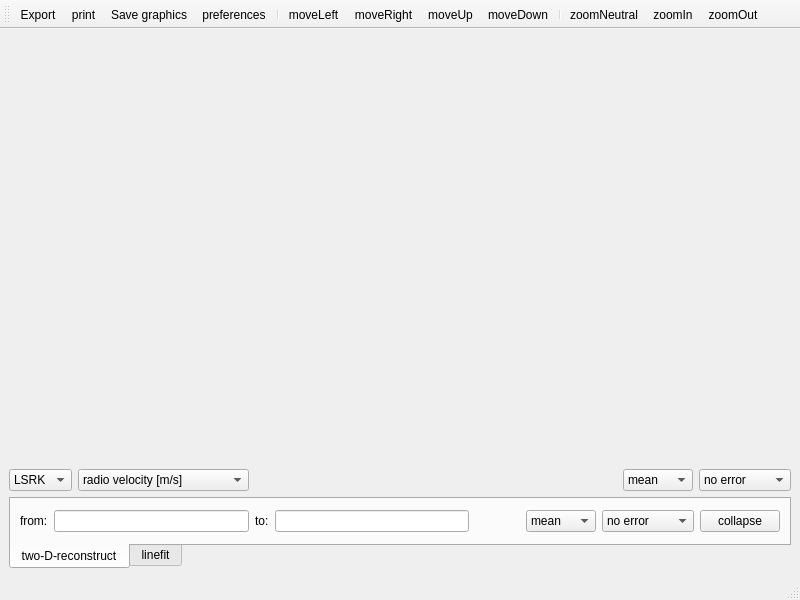
<?xml version="1.0" encoding="UTF-8"?>
<ui version="4.0">
 <class>QtProfileGUI</class>
 <widget class="QMainWindow" name="QtProfileGUI">
  <property name="geometry">
   <rect>
    <x>0</x>
    <y>0</y>
    <width>800</width>
    <height>600</height>
   </rect>
  </property>
  <property name="windowTitle">
   <string>Spectral Profiler</string>
  </property>
  <widget class="QWidget" name="centralwidget">
   <layout class="QVBoxLayout" name="verticalLayout">
    <item>
     <widget class="QtCanvas" name="pixelCanvas" native="true">
      <property name="sizePolicy">
       <sizepolicy hsizetype="Expanding" vsizetype="Expanding">
        <horstretch>0</horstretch>
        <verstretch>0</verstretch>
       </sizepolicy>
      </property>
      <property name="minimumSize">
       <size>
        <width>240</width>
        <height>240</height>
       </size>
      </property>
      <property name="cursor">
       <cursorShape>ArrowCursor</cursorShape>
      </property>
      <property name="focusPolicy">
       <enum>Qt::StrongFocus</enum>
      </property>
     </widget>
    </item>
    <item>
     <layout class="QHBoxLayout" name="horizontalLayout_5">
      <item>
       <widget class="QComboBox" name="spcRef">
        <property name="toolTip">
         <string>Select the spectral reference system.</string>
        </property>
        <item>
         <property name="text">
          <string>LSRK</string>
         </property>
        </item>
        <item>
         <property name="text">
          <string>LSRD</string>
         </property>
        </item>
        <item>
         <property name="text">
          <string>BARY</string>
         </property>
        </item>
        <item>
         <property name="text">
          <string>TOPO</string>
         </property>
        </item>
       </widget>
      </item>
      <item>
       <widget class="QComboBox" name="ctype">
        <property name="toolTip">
         <string>Select the plot unit.</string>
        </property>
        <item>
         <property name="text">
          <string>radio velocity [m/s]</string>
         </property>
        </item>
        <item>
         <property name="text">
          <string>radio velocity [km/s]</string>
         </property>
        </item>
        <item>
         <property name="text">
          <string>optical velocity [m/s]</string>
         </property>
        </item>
        <item>
         <property name="text">
          <string>optical velocity [km/s]</string>
         </property>
        </item>
        <item>
         <property name="text">
          <string>frequency [Hz]</string>
         </property>
        </item>
        <item>
         <property name="text">
          <string>frequency [MHz]</string>
         </property>
        </item>
        <item>
         <property name="text">
          <string>frequency [GHz]</string>
         </property>
        </item>
        <item>
         <property name="text">
          <string>wavelength [mm]</string>
         </property>
        </item>
        <item>
         <property name="text">
          <string>wavelength [um]</string>
         </property>
        </item>
        <item>
         <property name="text">
          <string>wavelength [nm]</string>
         </property>
        </item>
        <item>
         <property name="text">
          <string>wavelength [Angstrom]</string>
         </property>
        </item>
        <item>
         <property name="text">
          <string>air wavelength [mm]</string>
         </property>
        </item>
        <item>
         <property name="text">
          <string>air wavelength [um]</string>
         </property>
        </item>
        <item>
         <property name="text">
          <string>air wavelength [nm]</string>
         </property>
        </item>
        <item>
         <property name="text">
          <string>air wavelength [Angstrom]</string>
         </property>
        </item>
        <item>
         <property name="text">
          <string>channel</string>
         </property>
        </item>
       </widget>
      </item>
      <item>
       <spacer name="horizontalSpacer">
        <property name="orientation">
         <enum>Qt::Horizontal</enum>
        </property>
        <property name="sizeHint" stdset="0">
         <size>
          <width>17</width>
          <height>20</height>
         </size>
        </property>
       </spacer>
      </item>
      <item>
       <widget class="QComboBox" name="plotMode">
        <property name="toolTip">
         <string>Choose the combine type.</string>
        </property>
        <item>
         <property name="text">
          <string>mean</string>
         </property>
        </item>
        <item>
         <property name="text">
          <string>median</string>
         </property>
        </item>
        <item>
         <property name="text">
          <string>sum</string>
         </property>
        </item>
        <item>
         <property name="text">
          <string>flux</string>
         </property>
        </item>
       </widget>
      </item>
      <item>
       <widget class="QComboBox" name="errorMode">
        <property name="toolTip">
         <string>Choose the error type.</string>
        </property>
        <item>
         <property name="text">
          <string>no error</string>
         </property>
        </item>
        <item>
         <property name="text">
          <string>rmse</string>
         </property>
        </item>
        <item>
         <property name="text">
          <string>propagated</string>
         </property>
        </item>
       </widget>
      </item>
     </layout>
    </item>
    <item>
     <widget class="QTabWidget" name="functionTabs">
      <property name="sizePolicy">
       <sizepolicy hsizetype="Expanding" vsizetype="Preferred">
        <horstretch>0</horstretch>
        <verstretch>0</verstretch>
       </sizepolicy>
      </property>
      <property name="minimumSize">
       <size>
        <width>0</width>
        <height>70</height>
       </size>
      </property>
      <property name="tabPosition">
       <enum>QTabWidget::South</enum>
      </property>
      <property name="currentIndex">
       <number>0</number>
      </property>
      <widget class="QWidget" name="twoDReconstr">
       <property name="sizePolicy">
        <sizepolicy hsizetype="Expanding" vsizetype="Preferred">
         <horstretch>0</horstretch>
         <verstretch>0</verstretch>
        </sizepolicy>
       </property>
       <attribute name="title">
        <string>two-D-reconstruct</string>
       </attribute>
       <layout class="QVBoxLayout" name="verticalLayout_2">
        <item>
         <layout class="QHBoxLayout" name="horizontalLayout_4">
          <item>
           <widget class="QLabel" name="fromLabel">
            <property name="sizePolicy">
             <sizepolicy hsizetype="Preferred" vsizetype="Fixed">
              <horstretch>0</horstretch>
              <verstretch>0</verstretch>
             </sizepolicy>
            </property>
            <property name="minimumSize">
             <size>
              <width>0</width>
              <height>24</height>
             </size>
            </property>
            <property name="text">
             <string>&lt;font color='black'&gt;from:&lt;/font&gt;</string>
            </property>
           </widget>
          </item>
          <item>
           <widget class="QLineEdit" name="startValue">
            <property name="minimumSize">
             <size>
              <width>0</width>
              <height>18</height>
             </size>
            </property>
           </widget>
          </item>
          <item>
           <widget class="QLabel" name="toLabel">
            <property name="sizePolicy">
             <sizepolicy hsizetype="Preferred" vsizetype="Fixed">
              <horstretch>0</horstretch>
              <verstretch>0</verstretch>
             </sizepolicy>
            </property>
            <property name="minimumSize">
             <size>
              <width>0</width>
              <height>24</height>
             </size>
            </property>
            <property name="text">
             <string>&lt;font color='black'&gt;to:&lt;/font&gt;</string>
            </property>
           </widget>
          </item>
          <item>
           <widget class="QLineEdit" name="endValue">
            <property name="minimumSize">
             <size>
              <width>0</width>
              <height>20</height>
             </size>
            </property>
           </widget>
          </item>
          <item>
           <widget class="QLabel" name="collapseUnits">
            <property name="sizePolicy">
             <sizepolicy hsizetype="Preferred" vsizetype="Fixed">
              <horstretch>0</horstretch>
              <verstretch>0</verstretch>
             </sizepolicy>
            </property>
            <property name="minimumSize">
             <size>
              <width>45</width>
              <height>24</height>
             </size>
            </property>
            <property name="text">
             <string/>
            </property>
           </widget>
          </item>
          <item>
           <widget class="QComboBox" name="collapseType">
            <property name="minimumSize">
             <size>
              <width>0</width>
              <height>21</height>
             </size>
            </property>
            <item>
             <property name="text">
              <string>mean</string>
             </property>
            </item>
            <item>
             <property name="text">
              <string>median</string>
             </property>
            </item>
            <item>
             <property name="text">
              <string>sum</string>
             </property>
            </item>
           </widget>
          </item>
          <item>
           <widget class="QComboBox" name="collapseError">
            <property name="minimumSize">
             <size>
              <width>0</width>
              <height>21</height>
             </size>
            </property>
            <item>
             <property name="text">
              <string>no error</string>
             </property>
            </item>
            <item>
             <property name="text">
              <string>rmse</string>
             </property>
            </item>
            <item>
             <property name="text">
              <string>propagated</string>
             </property>
            </item>
           </widget>
          </item>
          <item>
           <widget class="QPushButton" name="collapse">
            <property name="sizePolicy">
             <sizepolicy hsizetype="Minimum" vsizetype="Fixed">
              <horstretch>0</horstretch>
              <verstretch>0</verstretch>
             </sizepolicy>
            </property>
            <property name="minimumSize">
             <size>
              <width>0</width>
              <height>21</height>
             </size>
            </property>
            <property name="toolTip">
             <string>Collapse along the spectral axis.</string>
            </property>
            <property name="text">
             <string>collapse</string>
            </property>
           </widget>
          </item>
         </layout>
        </item>
       </layout>
      </widget>
      <widget class="QWidget" name="lineFit">
       <attribute name="title">
        <string>linefit</string>
       </attribute>
       <layout class="QVBoxLayout" name="verticalLayout_3">
        <item>
         <layout class="QHBoxLayout" name="horizontalLayout">
          <item>
           <widget class="QLabel" name="fromLabelFit">
            <property name="sizePolicy">
             <sizepolicy hsizetype="Preferred" vsizetype="Fixed">
              <horstretch>0</horstretch>
              <verstretch>0</verstretch>
             </sizepolicy>
            </property>
            <property name="minimumSize">
             <size>
              <width>0</width>
              <height>24</height>
             </size>
            </property>
            <property name="text">
             <string>&lt;font color='black'&gt;from:&lt;/font&gt;</string>
            </property>
           </widget>
          </item>
          <item>
           <widget class="QLineEdit" name="startValueFit">
            <property name="minimumSize">
             <size>
              <width>0</width>
              <height>18</height>
             </size>
            </property>
           </widget>
          </item>
          <item>
           <widget class="QLabel" name="toLabelFit">
            <property name="sizePolicy">
             <sizepolicy hsizetype="Preferred" vsizetype="Fixed">
              <horstretch>0</horstretch>
              <verstretch>0</verstretch>
             </sizepolicy>
            </property>
            <property name="minimumSize">
             <size>
              <width>0</width>
              <height>24</height>
             </size>
            </property>
            <property name="text">
             <string>&lt;font color='black'&gt;to:&lt;/font&gt;</string>
            </property>
           </widget>
          </item>
          <item>
           <widget class="QLineEdit" name="endValueFit">
            <property name="minimumSize">
             <size>
              <width>0</width>
              <height>18</height>
             </size>
            </property>
           </widget>
          </item>
          <item>
           <widget class="QLabel" name="fitUnits">
            <property name="sizePolicy">
             <sizepolicy hsizetype="Preferred" vsizetype="Fixed">
              <horstretch>0</horstretch>
              <verstretch>0</verstretch>
             </sizepolicy>
            </property>
            <property name="minimumSize">
             <size>
              <width>45</width>
              <height>24</height>
             </size>
            </property>
            <property name="text">
             <string/>
            </property>
           </widget>
          </item>
          <item>
           <widget class="QComboBox" name="fitGauss">
            <property name="minimumSize">
             <size>
              <width>0</width>
              <height>21</height>
             </size>
            </property>
            <item>
             <property name="text">
              <string>gauss</string>
             </property>
            </item>
            <item>
             <property name="text">
              <string>no gauss</string>
             </property>
            </item>
           </widget>
          </item>
          <item>
           <widget class="QComboBox" name="fitPolyN">
            <property name="sizePolicy">
             <sizepolicy hsizetype="Preferred" vsizetype="Fixed">
              <horstretch>0</horstretch>
              <verstretch>0</verstretch>
             </sizepolicy>
            </property>
            <property name="minimumSize">
             <size>
              <width>0</width>
              <height>21</height>
             </size>
            </property>
            <item>
             <property name="text">
              <string>poly 1</string>
             </property>
            </item>
            <item>
             <property name="text">
              <string>poly 0</string>
             </property>
            </item>
           </widget>
          </item>
          <item>
           <widget class="QPushButton" name="clean">
            <property name="minimumSize">
             <size>
              <width>0</width>
              <height>21</height>
             </size>
            </property>
            <property name="text">
             <string>clean</string>
            </property>
           </widget>
          </item>
          <item>
           <widget class="QPushButton" name="fit">
            <property name="sizePolicy">
             <sizepolicy hsizetype="Minimum" vsizetype="Fixed">
              <horstretch>0</horstretch>
              <verstretch>0</verstretch>
             </sizepolicy>
            </property>
            <property name="minimumSize">
             <size>
              <width>0</width>
              <height>21</height>
             </size>
            </property>
            <property name="toolTip">
             <string>Collapse along the spectral axis.</string>
            </property>
            <property name="text">
             <string>fit</string>
            </property>
           </widget>
          </item>
         </layout>
        </item>
       </layout>
      </widget>
     </widget>
    </item>
   </layout>
  </widget>
  <widget class="QToolBar" name="profileTools">
   <property name="windowTitle">
    <string>toolBar</string>
   </property>
   <property name="floatable">
    <bool>true</bool>
   </property>
   <attribute name="toolBarArea">
    <enum>TopToolBarArea</enum>
   </attribute>
   <attribute name="toolBarBreak">
    <bool>false</bool>
   </attribute>
   <addaction name="actionExport"/>
   <addaction name="actionPrint"/>
   <addaction name="actionSaveGraphic"/>
   <addaction name="actionPreferences"/>
   <addaction name="separator"/>
   <addaction name="actionMoveLeft"/>
   <addaction name="actionMoveRight"/>
   <addaction name="actionMoveUp"/>
   <addaction name="actionMoveDown"/>
   <addaction name="separator"/>
   <addaction name="actionZoomNeutral"/>
   <addaction name="actionZoomIn"/>
   <addaction name="actionZoomOut"/>
  </widget>
  <widget class="QStatusBar" name="profileStatus"/>
  <action name="actionExport">
   <property name="icon">
    <iconset>
     <normaloff>:/images/save.png</normaloff>:/images/save.png</iconset>
   </property>
   <property name="text">
    <string>Export</string>
   </property>
   <property name="toolTip">
    <string>Export profile to file</string>
   </property>
  </action>
  <action name="actionPrint">
   <property name="icon">
    <iconset>
     <normaloff>:/images/print.png</normaloff>:/images/print.png</iconset>
   </property>
   <property name="text">
    <string>print</string>
   </property>
   <property name="toolTip">
    <string>Print...</string>
   </property>
  </action>
  <action name="actionPreferences">
   <property name="icon">
    <iconset>
     <normaloff>:/images/settings.png</normaloff>:/images/settings.png</iconset>
   </property>
   <property name="text">
    <string>preferences</string>
   </property>
   <property name="toolTip">
    <string>Open preferences</string>
   </property>
  </action>
  <action name="actionMoveLeft">
   <property name="icon">
    <iconset>
     <normaloff>:/images/leftarrow.png</normaloff>:/images/leftarrow.png</iconset>
   </property>
   <property name="text">
    <string>moveLeft</string>
   </property>
   <property name="toolTip">
    <string>Scroll left  (left arrow)</string>
   </property>
  </action>
  <action name="actionMoveRight">
   <property name="icon">
    <iconset>
     <normaloff>:/images/rightarrow.png</normaloff>:/images/rightarrow.png</iconset>
   </property>
   <property name="text">
    <string>moveRight</string>
   </property>
   <property name="toolTip">
    <string>Scroll right  (right arrow)</string>
   </property>
  </action>
  <action name="actionMoveUp">
   <property name="icon">
    <iconset>
     <normaloff>:/images/uparrow.png</normaloff>:/images/uparrow.png</iconset>
   </property>
   <property name="text">
    <string>moveUp</string>
   </property>
   <property name="toolTip">
    <string>Scroll up  (up arrow)</string>
   </property>
  </action>
  <action name="actionMoveDown">
   <property name="icon">
    <iconset>
     <normaloff>:/images/downarrow.png</normaloff>:/images/downarrow.png</iconset>
   </property>
   <property name="text">
    <string>moveDown</string>
   </property>
   <property name="toolTip">
    <string>Scroll down  (down arrow)</string>
   </property>
  </action>
  <action name="actionZoomIn">
   <property name="icon">
    <iconset>
     <normaloff>:/images/zoomi.png</normaloff>:/images/zoomi.png</iconset>
   </property>
   <property name="text">
    <string>zoomIn</string>
   </property>
   <property name="toolTip">
    <string>Zoom in.  (ctrl +)</string>
   </property>
  </action>
  <action name="actionZoomOut">
   <property name="icon">
    <iconset>
     <normaloff>:/images/zoomo.png</normaloff>:/images/zoomo.png</iconset>
   </property>
   <property name="text">
    <string>zoomOut</string>
   </property>
   <property name="toolTip">
    <string>Zoom out.  (ctrl -)</string>
   </property>
  </action>
  <action name="actionSaveGraphic">
   <property name="icon">
    <iconset>
     <normaloff>:/images/saveGraphic.png</normaloff>:/images/saveGraphic.png</iconset>
   </property>
   <property name="text">
    <string>Save graphics</string>
   </property>
   <property name="toolTip">
    <string>Save as a (standard graphics) image.</string>
   </property>
  </action>
  <action name="actionZoomNeutral">
   <property name="icon">
    <iconset>
     <normaloff>:/images/zoomn.png</normaloff>:/images/zoomn.png</iconset>
   </property>
   <property name="text">
    <string>zoomNeutral</string>
   </property>
   <property name="toolTip">
    <string>Zoom neutral (ctr space)</string>
   </property>
  </action>
 </widget>
 <customwidgets>
  <customwidget>
   <class>QtCanvas</class>
   <extends>QWidget</extends>
   <header>display/QtPlotter/QtCanvas.qo.h</header>
   <container>1</container>
  </customwidget>
 </customwidgets>
 <resources>
  <include location="../../../../../../../../../home/mkuemmel/alma/active_dev/code/display/implement/QtPlotter/QtPlotter.qrc"/>
 </resources>
 <connections/>
</ui>
